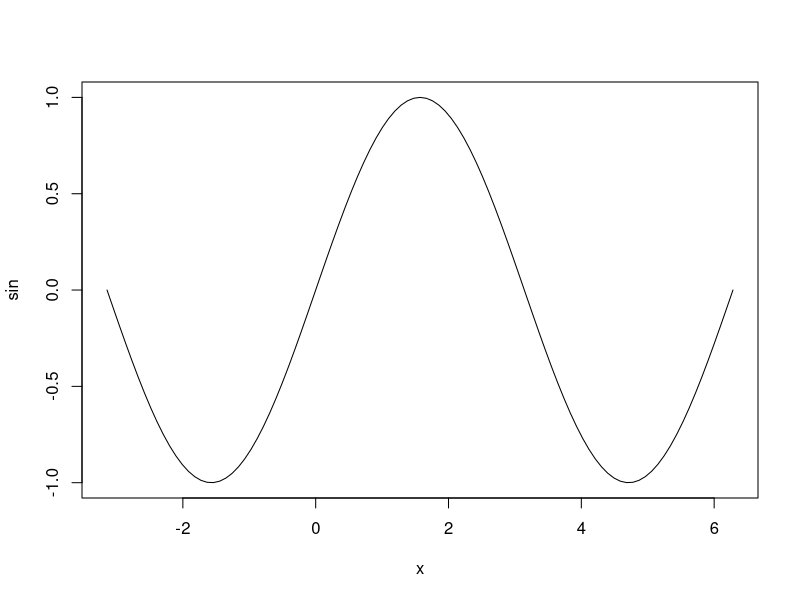
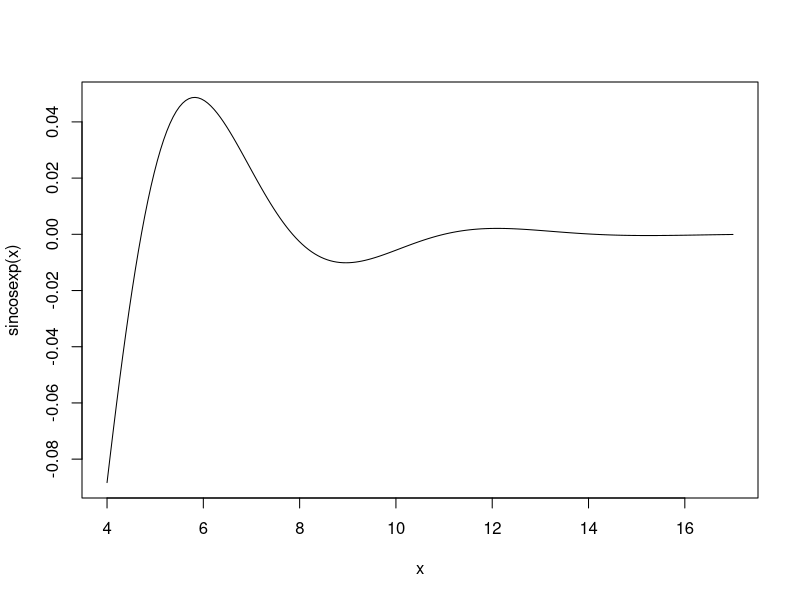
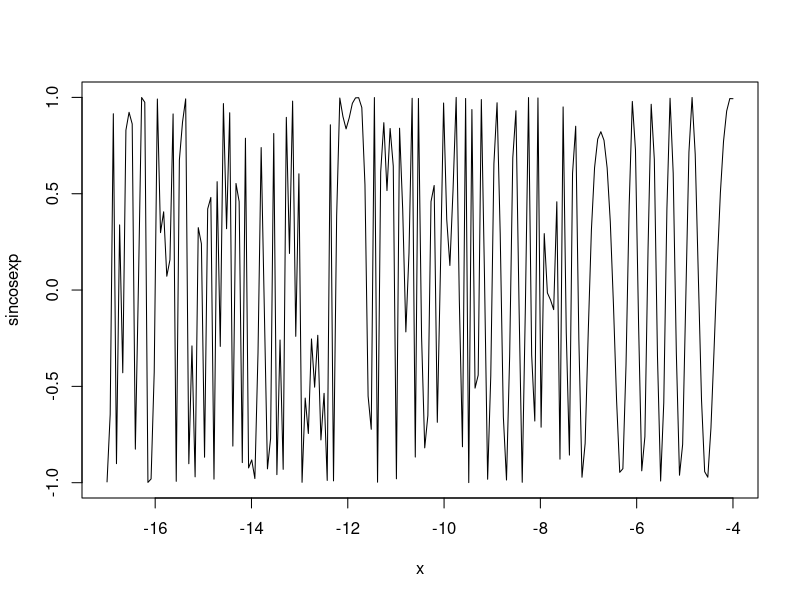

R code for these plots, in order:
duration<-function (i, cupon, n, t)
{
  t_f<-seq(from = 1, to = n)
  d=1/(1+i)
  
  d_f=d^t_f;
  c_f=seq(1,1,n)
  c_f=cupon*c_f
  cur_val=sum(d_f*c_f)+1*d^n
  
  return(cur_val)
}


plot(sin, -pi, 2*pi) # see ?plot.function

sincosexp <- function(x) sin(cos(x)*exp(-x/2))
curve(sincosexp, 4, 17, n = 200)
plot (sincosexp, -17, -4, n = 200)

duration(0.1,0.1,10,1)
